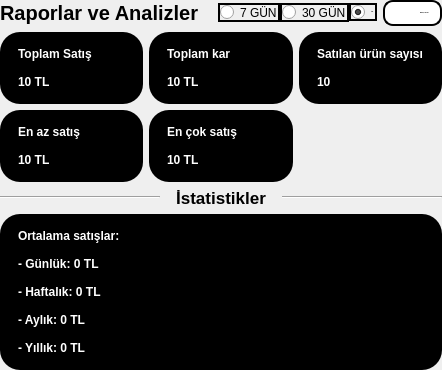
                   <widget class="QWidget" name="widget_genel" native="true">
                    <property name="styleSheet">
                     <string notr="true"/>
                    </property>
                    <layout class="QGridLayout" name="gridLayout_42">
                     <property name="leftMargin">
                      <number>0</number>
                     </property>
                     <property name="topMargin">
                      <number>0</number>
                     </property>
                     <property name="rightMargin">
                      <number>0</number>
                     </property>
                     <property name="bottomMargin">
                      <number>0</number>
                     </property>
                     <item row="0" column="0">
                      <layout class="QGridLayout" name="gridLayout_32">
                       <item row="0" column="0">
                        <widget class="QLabel" name="label_5">
                         <property name="font">
                          <font>
                           <pointsize>15</pointsize>
                           <bold>true</bold>
                          </font>
                         </property>
                         <property name="styleSheet">
                          <string notr="true">color: rgb(0, 0, 0);</string>
                         </property>
                         <property name="text">
                          <string>Raporlar ve Analizler</string>
                         </property>
                        </widget>
                       </item>
                       <item row="0" column="1">
                        <spacer name="horizontalSpacer_10">
                         <property name="orientation">
                          <enum>Qt::Orientation::Horizontal</enum>
                         </property>
                         <property name="sizeHint" stdset="0">
                          <size>
                           <width>13</width>
                           <height>20</height>
                          </size>
                         </property>
                        </spacer>
                       </item>
                       <item row="0" column="2">
                        <layout class="QGridLayout" name="gridLayout_31">
                         <property name="spacing">
                          <number>0</number>
                         </property>
                         <item row="0" column="2">
                          <widget class="QRadioButton" name="radioButton_tum">
                           <property name="font">
                            <font>
                             <family>Arial</family>
                             <pointsize>-1</pointsize>
                             <italic>false</italic>
                             <bold>true</bold>
                             <underline>false</underline>
                            </font>
                           </property>
                           <property name="styleSheet">
                            <string notr="true">QRadioButton {
            border: 2px solid black;
        	border-top-right-radius:10px;
	border-bottom-right-radius:10px;
        }</string>
                           </property>
                           <property name="text">
                            <string>TÜM </string>
                           </property>
                           <property name="checkable">
                            <bool>true</bool>
                           </property>
                           <property name="checked">
                            <bool>true</bool>
                           </property>
                           <property name="autoRepeat">
                            <bool>false</bool>
                           </property>
                           <property name="autoExclusive">
                            <bool>true</bool>
                           </property>
                          </widget>
                         </item>
                         <item row="0" column="0">
                          <widget class="QRadioButton" name="radioButton_7gun">
                           <property name="styleSheet">
                            <string notr="true">QRadioButton {
            border: 2px solid black;
        	border-top-left-radius:10px;
	border-bottom-left-radius:10px;
        }</string>
                           </property>
                           <property name="text">
                            <string>7 GÜN</string>
                           </property>
                           <property name="checked">
                            <bool>false</bool>
                           </property>
                           <property name="autoExclusive">
                            <bool>true</bool>
                           </property>
                          </widget>
                         </item>
                         <item row="0" column="1">
                          <widget class="QRadioButton" name="radioButton_30gun">
                           <property name="styleSheet">
                            <string notr="true">QRadioButton {
            border: 2px solid black;


        }</string>
                           </property>
                           <property name="text">
                            <string>30 GÜN</string>
                           </property>
                           <property name="checked">
                            <bool>false</bool>
                           </property>
                           <property name="autoExclusive">
                            <bool>true</bool>
                           </property>
                          </widget>
                         </item>
                        </layout>
                       </item>
                       <item row="0" column="3">
                        <widget class="QLabel" name="tarih_label">
                         <property name="font">
                          <font>
                           <family>Arial</family>
                           <pointsize>-1</pointsize>
                           <italic>false</italic>
                           <bold>true</bold>
                          </font>
                         </property>
                         <property name="styleSheet">
                          <string notr="true">QLabel {
        color: black;
        background-color: white;
        border: 2px solid black;
        border-radius: 10px;
        padding: 10px;
        font: bold 13px 'Arial';
        text-align: center;
        background-image: url(:/other ic/icon/other ico/calendar b.png); /* إضافة الأيقونة كخلفية */
        background-repeat: no-repeat;
        background-position:  left center; /* تغيير موضع الأيقونة */
        padding-left: 35px; /* مسافة للحفاظ على النص بعيدًا عن الأيقونة */
    }</string>
                         </property>
                         <property name="text">
                          <string>Bugün, 9 Sep 2024</string>
                         </property>
                        </widget>
                       </item>
                      </layout>
                     </item>
                     <item row="1" column="0">
                      <layout class="QGridLayout" name="gridLayout_34">
                       <item row="0" column="0">
                        <widget class="QLabel" name="TotalSatis_label">
                         <property name="styleSheet">
                          <string notr="true">QLabel {
        color: white;
        background-color: black;
        border-radius: 20px;
        padding: 15px;
		font-weight:700;
    }</string>
                         </property>
                         <property name="text">
                          <string>Toplam Satış

10 TL</string>
                         </property>
                        </widget>
                       </item>
                       <item row="0" column="1">
                        <widget class="QLabel" name="Tkar_label">
                         <property name="styleSheet">
                          <string notr="true">QLabel {
        color: white;
        background-color: black;
        border-radius: 20px;
        padding: 15px;
		font-weight:700;
    }</string>
                         </property>
                         <property name="text">
                          <string>Toplam kar

10 TL</string>
                         </property>
                        </widget>
                       </item>
                       <item row="0" column="2">
                        <widget class="QLabel" name="SatilanUrunSayisi_label">
                         <property name="styleSheet">
                          <string notr="true">QLabel {
        color: white;
        background-color: black;
        border-radius: 20px;
        padding: 15px;
		font-weight:700;
    }</string>
                         </property>
                         <property name="text">
                          <string>Satılan ürün sayısı

10 </string>
                         </property>
                        </widget>
                       </item>
                       <item row="1" column="0">
                        <widget class="QLabel" name="AzSatis_label">
                         <property name="styleSheet">
                          <string notr="true">QLabel {
        color: white;
        background-color: black;
        border-radius: 20px;
        padding: 15px;
		font-weight:700;
    }</string>
                         </property>
                         <property name="text">
                          <string>En az satış

10 TL</string>
                         </property>
                        </widget>
                       </item>
                       <item row="1" column="1">
                        <widget class="QLabel" name="CokSatis_label">
                         <property name="styleSheet">
                          <string notr="true">QLabel {
        color: white;
        background-color: black;
        border-radius: 20px;
        padding: 15px;
		font-weight:700;
    }</string>
                         </property>
                         <property name="text">
                          <string>En çok satış

10 TL</string>
                         </property>
                        </widget>
                       </item>
                      </layout>
                     </item>
                     <item row="2" column="0">
                      <layout class="QGridLayout" name="gridLayout_49">
                       <item row="0" column="0">
                        <widget class="Line" name="line_5">
                         <property name="orientation">
                          <enum>Qt::Orientation::Horizontal</enum>
                         </property>
                        </widget>
                       </item>
                       <item row="0" column="1">
                        <widget class="QLabel" name="label_11">
                         <property name="maximumSize">
                          <size>
                           <width>110</width>
                           <height>16777215</height>
                          </size>
                         </property>
                         <property name="font">
                          <font>
                           <pointsize>13</pointsize>
                           <bold>true</bold>
                          </font>
                         </property>
                         <property name="styleSheet">
                          <string notr="true">color: rgb(0, 0, 0);</string>
                         </property>
                         <property name="text">
                          <string>İstatistikler</string>
                         </property>
                         <property name="alignment">
                          <set>Qt::AlignmentFlag::AlignCenter</set>
                         </property>
                        </widget>
                       </item>
                       <item row="0" column="2">
                        <widget class="Line" name="line_7">
                         <property name="orientation">
                          <enum>Qt::Orientation::Horizontal</enum>
                         </property>
                        </widget>
                       </item>
                      </layout>
                     </item>
                     <item row="3" column="0">
                      <widget class="QLabel" name="ortalama_label">
                       <property name="styleSheet">
                        <string notr="true">QLabel {
        color: white;
        background-color: black;
        border-radius: 20px;
        padding: 15px;
		font-weight:700;
    }</string>
                       </property>
                       <property name="text">
                        <string>Ortalama satışlar:

- Günlük: 0 TL

- Haftalık: 0 TL 

- Aylık: 0 TL

- Yıllık: 0 TL</string>
                       </property>
                      </widget>
                     </item>
                    </layout>
                   </widget>
